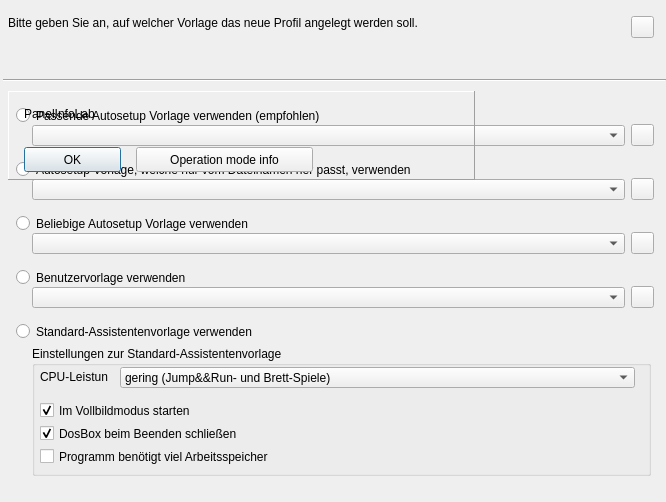
<?xml version="1.0" encoding="UTF-8"?>
<ui version="4.0">
  <class>WizardTemplateFrame</class>
  <widget class="QWidget" name="WizardTemplateFrame">
    <property name="geometry"><rect><x>0</x><y>0</y><width>666</width><height>502</height></rect></property>
    <property name="vclDesignWidth" stdset="0"><number>666</number></property>
    <property name="vclDesignHeight" stdset="0"><number>502</number></property>
    <widget class="QLabel" name="InfoLabel">
      <property name="geometry"><rect><x>8</x><y>16</y><width>617</width><height>65</height></rect></property>
      <property name="vclAnchors" stdset="0"><string notr="true">akLeft,akTop,akRight</string></property>
      <property name="text"><string>Bitte geben Sie an, auf welcher Vorlage das neue Profil angelegt werden soll.</string></property>
      <property name="textFormat"><enum>Qt::PlainText</enum></property>
      <property name="wordWrap"><bool>true</bool></property>
      <property name="alignment"><set>Qt::AlignLeft|Qt::AlignTop</set></property>
    </widget>
    <widget class="QFrame" name="Bevel">
      <property name="geometry"><rect><x>3</x><y>71</y><width>663</width><height>18</height></rect></property>
      <property name="vclAnchors" stdset="0"><string notr="true">akLeft,akTop,akRight</string></property>
      <property name="frameShape"><enum>QFrame::HLine</enum></property>
      <property name="frameShadow"><enum>QFrame::Sunken</enum></property>
      <property name="vclClass" stdset="0"><string notr="true">TBevel</string></property>
    </widget>
    <widget class="QToolButton" name="HelpButton">
      <property name="geometry"><rect><x>631</x><y>16</y><width>23</width><height>22</height></rect></property>
      <property name="vclAnchors" stdset="0"><string notr="true">akTop,akRight</string></property>
      <property name="icon"><iconset resource="../../resources/dfend.qrc"><normaloff>:/glyphs/9d4f31912d33ff58.png</normaloff></iconset></property>
      <property name="iconSize"><size><width>16</width><height>16</height></size></property>
    </widget>
    <widget class="QToolButton" name="SpeedButton1">
      <property name="geometry"><rect><x>631</x><y>124</y><width>23</width><height>22</height></rect></property>
      <property name="vclAnchors" stdset="0"><string notr="true">akTop,akRight</string></property>
      <property name="tag" stdset="0"><number>1</number></property>
      <property name="icon"><iconset resource="../../resources/dfend.qrc"><normaloff>:/glyphs/9d4f31912d33ff58.png</normaloff></iconset></property>
      <property name="iconSize"><size><width>16</width><height>16</height></size></property>
    </widget>
    <widget class="QToolButton" name="SpeedButton2">
      <property name="geometry"><rect><x>631</x><y>178</y><width>23</width><height>22</height></rect></property>
      <property name="vclAnchors" stdset="0"><string notr="true">akTop,akRight</string></property>
      <property name="tag" stdset="0"><number>2</number></property>
      <property name="icon"><iconset resource="../../resources/dfend.qrc"><normaloff>:/glyphs/9d4f31912d33ff58.png</normaloff></iconset></property>
      <property name="iconSize"><size><width>16</width><height>16</height></size></property>
    </widget>
    <widget class="QToolButton" name="SpeedButton3">
      <property name="geometry"><rect><x>631</x><y>232</y><width>23</width><height>22</height></rect></property>
      <property name="vclAnchors" stdset="0"><string notr="true">akTop,akRight</string></property>
      <property name="tag" stdset="0"><number>3</number></property>
      <property name="icon"><iconset resource="../../resources/dfend.qrc"><normaloff>:/glyphs/9d4f31912d33ff58.png</normaloff></iconset></property>
      <property name="iconSize"><size><width>16</width><height>16</height></size></property>
    </widget>
    <widget class="QToolButton" name="SpeedButton4">
      <property name="geometry"><rect><x>631</x><y>286</y><width>23</width><height>22</height></rect></property>
      <property name="vclAnchors" stdset="0"><string notr="true">akTop,akRight</string></property>
      <property name="tag" stdset="0"><number>4</number></property>
      <property name="icon"><iconset resource="../../resources/dfend.qrc"><normaloff>:/glyphs/9d4f31912d33ff58.png</normaloff></iconset></property>
      <property name="iconSize"><size><width>16</width><height>16</height></size></property>
    </widget>
    <widget class="QRadioButton" name="TemplateType1">
      <property name="geometry"><rect><x>16</x><y>107</y><width>635</width><height>17</height></rect></property>
      <property name="vclAnchors" stdset="0"><string notr="true">akLeft,akTop,akRight</string></property>
      <property name="text"><string>Passende Autosetup Vorlage verwenden (empfohlen)</string></property>
    </widget>
    <widget class="QRadioButton" name="TemplateType2">
      <property name="geometry"><rect><x>16</x><y>161</y><width>561</width><height>17</height></rect></property>
      <property name="text"><string>Autosetup Vorlage, welche nur vom Dateinamen her passt, verwenden</string></property>
    </widget>
    <widget class="QComboBox" name="TemplateType1List">
      <property name="geometry"><rect><x>32</x><y>125</y><width>593</width><height>21</height></rect></property>
      <property name="vclAnchors" stdset="0"><string notr="true">akLeft,akTop,akRight</string></property>
      <property name="editable"><bool>false</bool></property>
      <property name="maxVisibleItems"><number>8</number></property>
    </widget>
    <widget class="QComboBox" name="TemplateType2List">
      <property name="geometry"><rect><x>32</x><y>179</y><width>593</width><height>21</height></rect></property>
      <property name="vclAnchors" stdset="0"><string notr="true">akLeft,akTop,akRight</string></property>
      <property name="tag" stdset="0"><number>1</number></property>
      <property name="editable"><bool>false</bool></property>
      <property name="maxVisibleItems"><number>8</number></property>
    </widget>
    <widget class="QRadioButton" name="TemplateType4">
      <property name="geometry"><rect><x>16</x><y>269</y><width>635</width><height>17</height></rect></property>
      <property name="vclAnchors" stdset="0"><string notr="true">akLeft,akTop,akRight</string></property>
      <property name="text"><string>Benutzervorlage verwenden</string></property>
    </widget>
    <widget class="QComboBox" name="TemplateType4List">
      <property name="geometry"><rect><x>32</x><y>287</y><width>593</width><height>21</height></rect></property>
      <property name="vclAnchors" stdset="0"><string notr="true">akLeft,akTop,akRight</string></property>
      <property name="tag" stdset="0"><number>3</number></property>
      <property name="editable"><bool>false</bool></property>
      <property name="maxVisibleItems"><number>8</number></property>
    </widget>
    <widget class="QRadioButton" name="TemplateType5">
      <property name="geometry"><rect><x>16</x><y>323</y><width>561</width><height>17</height></rect></property>
      <property name="text"><string>Standard-Assistentenvorlage verwenden</string></property>
    </widget>
    <widget class="QRadioButton" name="TemplateType3">
      <property name="geometry"><rect><x>16</x><y>215</y><width>561</width><height>17</height></rect></property>
      <property name="text"><string>Beliebige Autosetup Vorlage verwenden</string></property>
    </widget>
    <widget class="QComboBox" name="TemplateType3List">
      <property name="geometry"><rect><x>32</x><y>233</y><width>593</width><height>21</height></rect></property>
      <property name="vclAnchors" stdset="0"><string notr="true">akLeft,akTop,akRight</string></property>
      <property name="tag" stdset="0"><number>2</number></property>
      <property name="editable"><bool>false</bool></property>
      <property name="maxVisibleItems"><number>8</number></property>
    </widget>
    <widget class="QFrame" name="InfoPanel">
      <property name="geometry"><rect><x>8</x><y>91</y><width>467</width><height>89</height></rect></property>
      <property name="visible"><bool>false</bool></property>
      <property name="vclAnchors" stdset="0"><string notr="true">akLeft,akTop,akRight,akBottom</string></property>
      <property name="frameShape"><enum>QFrame::Panel</enum></property>
      <property name="frameShadow"><enum>QFrame::Raised</enum></property>
      <property name="vclClass" stdset="0"><string notr="true">TPanel</string></property>
      <widget class="QLabel" name="PanelInfoLabel">
        <property name="geometry"><rect><x>16</x><y>16</y><width>71</width><height>13</height></rect></property>
        <property name="vclAnchors" stdset="0"><string notr="true">akLeft,akTop,akRight,akBottom</string></property>
        <property name="text"><string>PanelInfoLabel</string></property>
        <property name="textFormat"><enum>Qt::PlainText</enum></property>
        <property name="wordWrap"><bool>true</bool></property>
        <property name="alignment"><set>Qt::AlignLeft|Qt::AlignTop</set></property>
        <property name="vclAutoSize" stdset="0"><bool>true</bool></property>
      </widget>
      <widget class="QPushButton" name="OKButton">
        <property name="geometry"><rect><x>16</x><y>56</y><width>97</width><height>25</height></rect></property>
        <property name="vclAnchors" stdset="0"><string notr="true">akLeft,akBottom</string></property>
        <property name="text"><string>OK</string></property>
        <property name="icon"><iconset resource="../../resources/dfend.qrc"><normaloff>:/glyphs/e14ef6f791580315.png</normaloff></iconset></property>
        <property name="default"><bool>true</bool></property>
        <property name="vclOnClick" stdset="0"><string notr="true">OKButtonClick</string></property>
      </widget>
      <widget class="QPushButton" name="OperationModeInfoButton">
        <property name="geometry"><rect><x>128</x><y>56</y><width>177</width><height>25</height></rect></property>
        <property name="vclAnchors" stdset="0"><string notr="true">akLeft,akBottom</string></property>
        <property name="text"><string>Operation mode info</string></property>
        <property name="autoDefault"><bool>false</bool></property>
        <property name="vclOnClick" stdset="0"><string notr="true">OperationModeInfoButtonClick</string></property>
      </widget>
    </widget>
    <widget class="QGroupBox" name="TemplateType5GroupBox">
      <property name="geometry"><rect><x>32</x><y>346</y><width>619</width><height>130</height></rect></property>
      <property name="vclAnchors" stdset="0"><string notr="true">akLeft,akTop,akRight</string></property>
      <property name="title"><string>Einstellungen zur Standard-Assistentenvorlage</string></property>
      <widget class="QLabel" name="CPULabel">
        <property name="geometry"><rect><x>8</x><y>24</y><width>68</width><height>13</height></rect></property>
        <property name="text"><string>CPU-Leistung:</string></property>
        <property name="textFormat"><enum>Qt::PlainText</enum></property>
        <property name="alignment"><set>Qt::AlignLeft|Qt::AlignTop</set></property>
        <property name="vclAutoSize" stdset="0"><bool>true</bool></property>
      </widget>
      <widget class="QComboBox" name="CPUComboBox">
        <property name="geometry"><rect><x>88</x><y>21</y><width>515</width><height>21</height></rect></property>
        <property name="vclAnchors" stdset="0"><string notr="true">akLeft,akTop,akRight</string></property>
        <property name="tag" stdset="0"><number>4</number></property>
        <property name="editable"><bool>false</bool></property>
        <property name="maxVisibleItems"><number>8</number></property>
        <item><property name="text"><string>gering (Jump&amp;&amp;Run- und Brett-Spiele)</string></property></item>
        <item><property name="text"><string>mehr (grafisch aufwendige Spiele)</string></property></item>
        <item><property name="text"><string>viel (3D-Spiele)</string></property></item>
        <property name="currentIndex"><number>0</number></property>
      </widget>
      <widget class="QCheckBox" name="MoreRAMCheckBox">
        <property name="geometry"><rect><x>8</x><y>102</y><width>592</width><height>17</height></rect></property>
        <property name="vclAnchors" stdset="0"><string notr="true">akLeft,akTop,akRight</string></property>
        <property name="tag" stdset="0"><number>4</number></property>
        <property name="text"><string>Programm benötigt viel Arbeitsspeicher</string></property>
      </widget>
      <widget class="QCheckBox" name="CloseDosBoxOnExitCheckBox">
        <property name="geometry"><rect><x>8</x><y>79</y><width>592</width><height>17</height></rect></property>
        <property name="vclAnchors" stdset="0"><string notr="true">akLeft,akTop,akRight</string></property>
        <property name="tag" stdset="0"><number>4</number></property>
        <property name="text"><string>DosBox beim Beenden schließen</string></property>
        <property name="checked"><bool>true</bool></property>
      </widget>
      <widget class="QCheckBox" name="StartFullscreenCheckBox">
        <property name="geometry"><rect><x>8</x><y>56</y><width>592</width><height>17</height></rect></property>
        <property name="vclAnchors" stdset="0"><string notr="true">akLeft,akTop,akRight</string></property>
        <property name="tag" stdset="0"><number>4</number></property>
        <property name="text"><string>Im Vollbildmodus starten</string></property>
        <property name="checked"><bool>true</bool></property>
      </widget>
    </widget>
  </widget>
  <tabstops>
    <tabstop>TemplateType1</tabstop>
    <tabstop>TemplateType1List</tabstop>
    <tabstop>TemplateType2</tabstop>
    <tabstop>TemplateType2List</tabstop>
    <tabstop>TemplateType3</tabstop>
    <tabstop>TemplateType3List</tabstop>
    <tabstop>TemplateType4</tabstop>
    <tabstop>TemplateType4List</tabstop>
    <tabstop>TemplateType5</tabstop>
    <tabstop>OKButton</tabstop>
    <tabstop>OperationModeInfoButton</tabstop>
    <tabstop>CPUComboBox</tabstop>
    <tabstop>MoreRAMCheckBox</tabstop>
    <tabstop>CloseDosBoxOnExitCheckBox</tabstop>
    <tabstop>StartFullscreenCheckBox</tabstop>
  </tabstops>
  <resources><include location="../../resources/dfend.qrc"/></resources>
  <connections/>
</ui>
